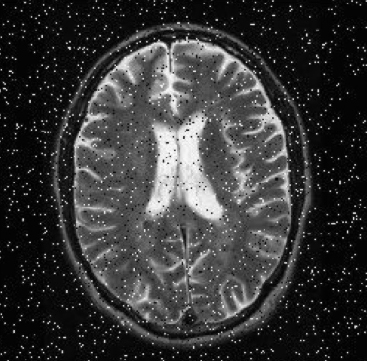
%> input picture Pictures/noisy1.PNG, 367 x 361 px
$ octave Noisy_1234.m   (GNU Octave 9; MATLAB toolbox functions it lacks are replaced by stand-ins)
%> lines starting %> are read from the running program, lines starting %| are printed output that depends on the picture
%% 1. Fotoðraf
noisy1=imread('noisy1.png');  %resim dosyasý bir matrise aktarýlýr.
%> noisy1 is the input picture: size 361x367x3 uint8; mean R, G, B 54.9, 54.9, 54.9
noisy11=rgb2gray(noisy1); %resim griye çevirilir.
figure, imshow(noisy11); title('Griye Çevrilmiþ'); %resim olarak görüntelenir.
%%
noisy12=medfilt2(noisy11,[5,5]); %medyan filtresi uygulandý.
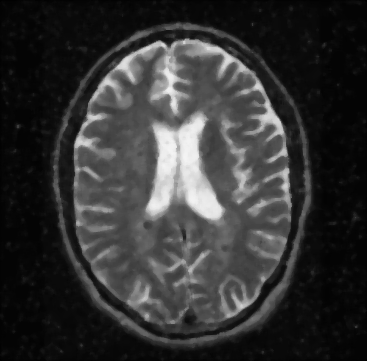
%> noisy12: size 361x367 uint8; min 0, max 244, mean 51.4
figure, imshow(noisy12); title('5*5 medyan'); %resim olarak görüntelenir.
%% 2. Fotoðraf
noisy2=imread('noisy2.png'); %resim dosyasý bir matrise aktarýlýr.
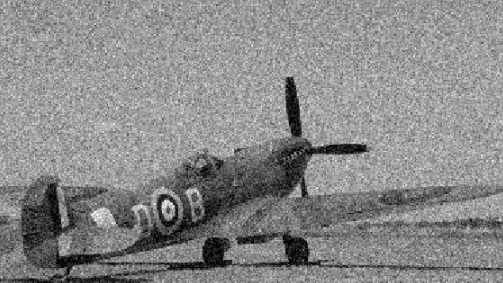
%> input picture Pictures/noisy2.PNG, 503 x 283 px
%> noisy2 is the input picture: size 283x503x3 uint8; min 0, max 251, mean 137.6
noisy21=rgb2gray(noisy2); %resim griye çevirilir.
figure, imshow(noisy21); title('Griye Çevrilmiþ'); %resim olarak görüntelenir.
%%
noisy=wiener2(noisy21,[5,5]); %wiener filtresi uygulandý.
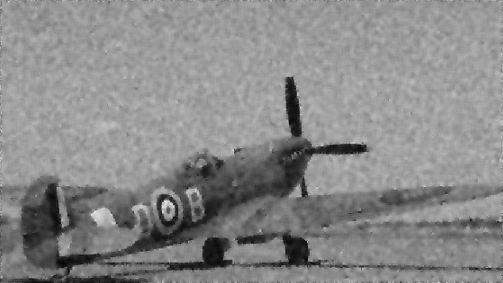
%> noisy: size 283x503 uint8; min 8, max 232, mean 137.5
figure, imshow(noisy); title('5*5 Wiener'); %resim olarak görüntelenir.
%% 3. Fotoðraf
noisy3=imread('noisy3.png'); %resim dosyasý bir matrise aktarýlýr.
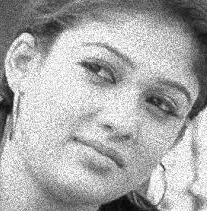
%> input picture Pictures/noisy3.PNG, 207 x 211 px
%> noisy3 is the input picture: size 211x207x3 uint8; min 5, max 255, mean 169.7
noisy31=rgb2gray(noisy3); %resim griye çevirilir.
figure, imshow(noisy31); title('Griye Çevrilmiþ'); %resim olarak görüntelenir
%%
h=ones(5,5)/25; %ortalama filtresi kullanýldý.
I2=imfilter(noisy31,h);
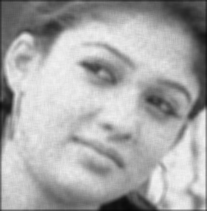
%> I2: size 211x207 uint8; min 7, max 244, mean 168.3
figure, imshow(I2); %resim olarak görüntelenir
%% 4. Fotoðraf
noisy4=imread('noisy4.png'); %resim dosyasý bir matrise aktarýlýr.
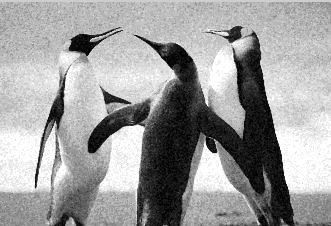
%> input picture Pictures/noisy4.PNG, 331 x 226 px
%> noisy4 is the input picture: size 226x331x3 uint8; min 4, max 255, mean 157
noisy41=rgb2gray(noisy4);  %resim griye çevirilir.
figure, imshow(noisy41); title('Griye Çevrilmiþ'); %resim olarak görüntelenir.
%%
noisy42=wiener2(noisy41,[4,4]);  %wiener filtresi uygulandý.
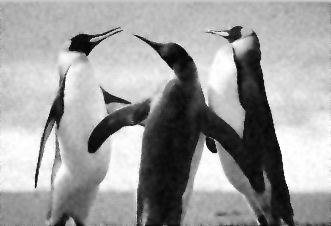
%> noisy42: size 226x331 uint8; min 4, max 255, mean 156.6
figure, imshow(noisy42); title('4*4 Wiener'); %resim olarak görüntelenir.
%%
